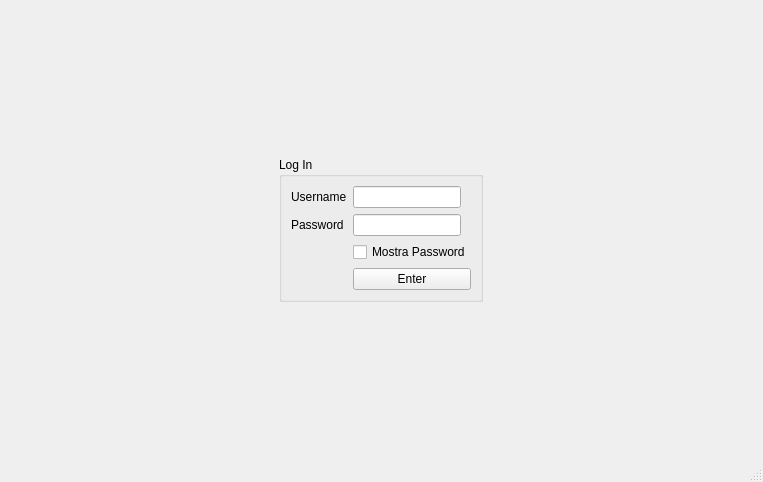
<?xml version="1.0" encoding="UTF-8"?>
<ui version="4.0">
 <class>MainWindow</class>
 <widget class="QMainWindow" name="MainWindow">
  <property name="geometry">
   <rect>
    <x>0</x>
    <y>0</y>
    <width>763</width>
    <height>482</height>
   </rect>
  </property>
  <property name="windowTitle">
   <string>Log In</string>
  </property>
  <widget class="QWidget" name="centralwidget">
   <layout class="QGridLayout" name="gridLayout">
    <item row="0" column="0">
     <widget class="QGroupBox" name="groupBox">
      <property name="sizePolicy">
       <sizepolicy hsizetype="Fixed" vsizetype="Fixed">
        <horstretch>0</horstretch>
        <verstretch>0</verstretch>
       </sizepolicy>
      </property>
      <property name="title">
       <string>Log In</string>
      </property>
      <layout class="QFormLayout" name="formLayout">
       <item row="0" column="0">
        <widget class="QLabel" name="label">
         <property name="text">
          <string>Username</string>
         </property>
        </widget>
       </item>
       <item row="0" column="1">
        <widget class="QLineEdit" name="lineEdit">
         <property name="sizePolicy">
          <sizepolicy hsizetype="Fixed" vsizetype="Fixed">
           <horstretch>0</horstretch>
           <verstretch>0</verstretch>
          </sizepolicy>
         </property>
        </widget>
       </item>
       <item row="1" column="0">
        <widget class="QLabel" name="label_2">
         <property name="text">
          <string>Password</string>
         </property>
        </widget>
       </item>
       <item row="1" column="1">
        <widget class="QLineEdit" name="lineEdit_2">
         <property name="sizePolicy">
          <sizepolicy hsizetype="Fixed" vsizetype="Fixed">
           <horstretch>0</horstretch>
           <verstretch>0</verstretch>
          </sizepolicy>
         </property>
        </widget>
       </item>
       <item row="2" column="1">
        <widget class="QCheckBox" name="checkBox">
         <property name="text">
          <string>Mostra Password</string>
         </property>
        </widget>
       </item>
       <item row="3" column="1">
        <widget class="QPushButton" name="pushButton">
         <property name="cursor">
          <cursorShape>PointingHandCursor</cursorShape>
         </property>
         <property name="text">
          <string>Enter</string>
         </property>
         <property name="shortcut">
          <string>Return</string>
         </property>
        </widget>
       </item>
      </layout>
     </widget>
    </item>
   </layout>
  </widget>
  <widget class="QMenuBar" name="menubar">
   <property name="geometry">
    <rect>
     <x>0</x>
     <y>0</y>
     <width>763</width>
     <height>21</height>
    </rect>
   </property>
  </widget>
  <widget class="QStatusBar" name="statusbar"/>
 </widget>
 <resources/>
 <connections/>
</ui>
